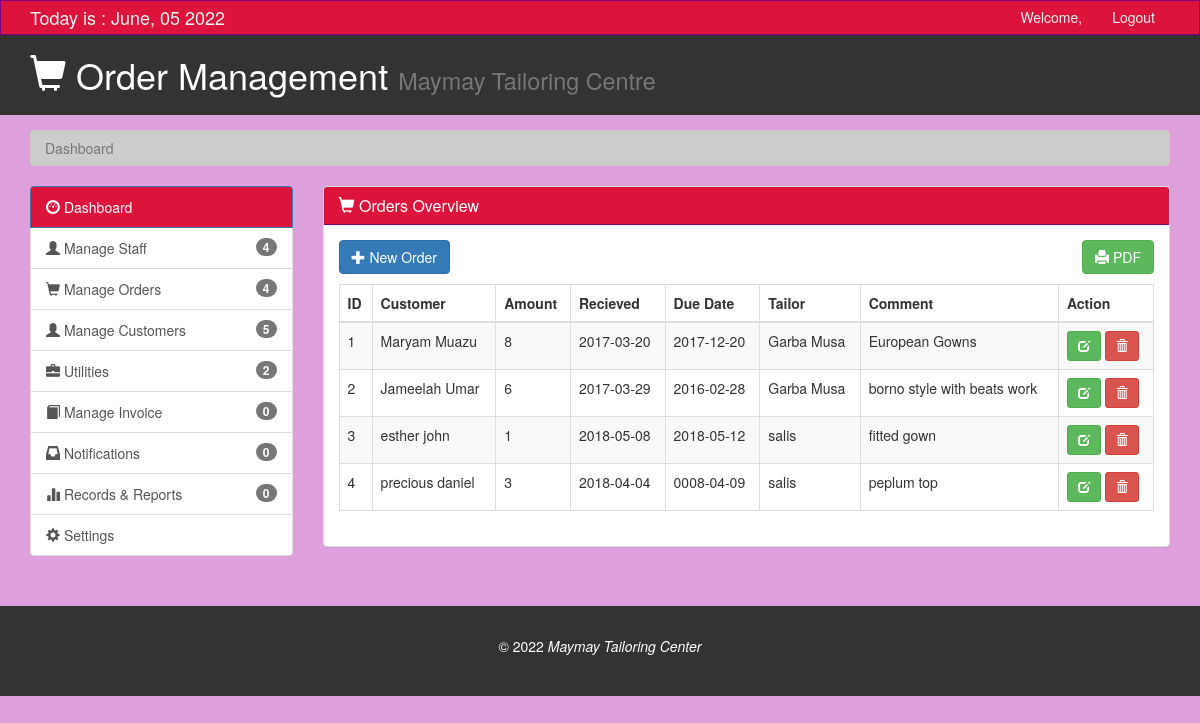
The app's page /customers/orders.php, older data.
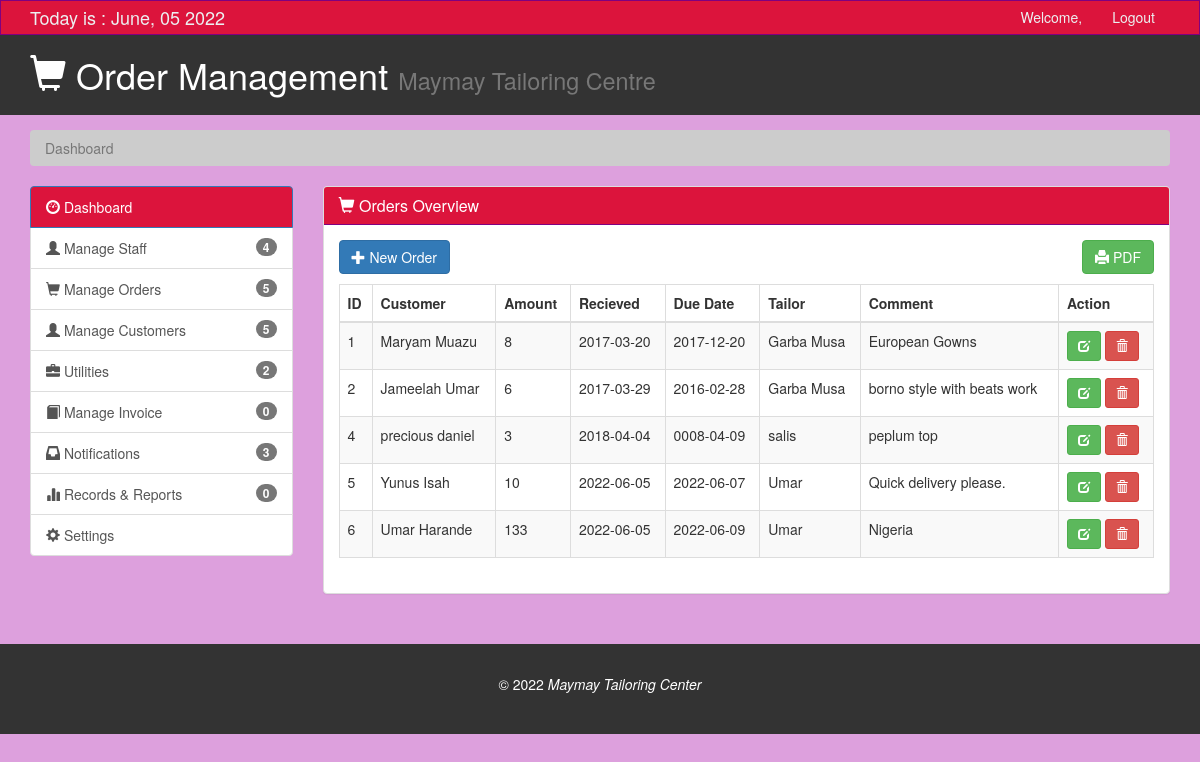
The same page, newer data.
### tables this page shows
CREATE TABLE `orders` (
  `id` int(11) NOT NULL,
  `CustomerName` varchar(100) NOT NULL,
  `NumberOfCloths` varchar(100) NOT NULL,
  `RecievedDate` date NOT NULL,
  `DueDate` date NOT NULL,
  `AssignedTailor` varchar(100) NOT NULL,
  `Comment` varchar(100) NOT NULL
);

### customers/orders.php (the view, shortened to what the changed rows need)
<?php
include "../functions.php";
?>
<!DOCTYPE html>
<html lang="en">
  <head>
    <link href="css/bootstrap.min.css" rel="stylesheet">
    <link href="css/style.css" rel="stylesheet">
  </head>
  <body>
    <header id="header">
      <div class="container">
        <div class="row">
          <div class="col-md-10">
            <h1><span class="glyphicon glyphicon-shopping-cart" aria-hidden="true"></span> Order Management <small>Maymay Tailoring Centre</small></h1>
          </div>
        </div>
      </div>
    </header>
    <section id="main">
      <div class="container">
        <div class="row">
          <div class="col-md-3">
            <div class="list-group">
              <a href="orders.php" class="list-group-item"><span class="glyphicon glyphicon-shopping-cart" aria-hidden="true"></span> Manage Orders <span class="badge"><?php  $sql="SELECT * FROM orders"; $result=mysqli_query($db,$sql) or die("error getting data");
            $num_rows=mysqli_num_rows($result); echo "$num_rows";?></span></a>
              <a href="notifications.php" class="list-group-item"><span class="glyphicon glyphicon-inbox" aria-hidden="true"></span> Notifications <span class="badge"><?php  $sql="SELECT * FROM notifications"; $result=mysqli_query($db,$sql) or die("error getting data");
            $num_rows=mysqli_num_rows($result); echo "$num_rows";?></span></a>
            </div>
           </div>
          <div class="col-md-9">
            <div class="panel panel-default">
              <div class="panel-body">
                <table class="table table-striped table-bordered" id="myTable">
                  <thead>
                    <tr>
                      <th>ID</th>
                      <th>Customer</th>
                      <th>Amount</th>
                      <th>Recieved</th>
                      <th>Due Date</th>
                      <th>Tailor</th>
                      <th>Comment</th>
                      <th>Action</th>
                    </tr>
                  </thead>
                  <tbody>
                <?php
              include_once('../functions.php');
              $sql = "SELECT * FROM orders";
              $query = $db->query($sql);
              while($row = $query->fetch_assoc()){
                echo
                "<tr>
                  <td>".$row['id']."</td>
                  <td>".$row['CustomerName']."</td>
                  <td>".$row['NumberOfCloths']."</td>
                  <td>".$row['RecievedDate']."</td>
                  <td>".$row['DueDate']."</td>
                  <td>".$row['AssignedTailor']."</td>
                  <td>".$row['Comment']."</td>
                  <td>
                    <a href='#edit_".$row['id']."' class='btn btn-success btn-sm' data-toggle='modal'> <span class='glyphicon glyphicon-edit'></span></a>
                    <a href='#delete_".$row['id']."' class='btn btn-danger btn-sm' data-toggle='modal'><span class='glyphicon glyphicon-trash'></span></a>
                  </td>
                </tr>";
              }?>
            </table>
              </div>
              </div>
          </div>
        </div>
      </div>
    </section>
  </body>
</html>

Row changes from the older to the newer data that the page shows:
removed orders: id "3", CustomerName "esther john", NumberOfCloths "1", RecievedDate "2018-05-08", DueDate "2018-05-12", AssignedTailor "salis", Comment "fitted gown"
added orders: id "5", CustomerName "Yunus Isah", NumberOfCloths "10", RecievedDate "2022-06-05", DueDate "2022-06-07", AssignedTailor "Umar", Comment "Quick delivery please."
added orders: id "6", CustomerName "Umar Harande", NumberOfCloths "133", RecievedDate "2022-06-05", DueDate "2022-06-09", AssignedTailor "Umar", Comment "Nigeria"
Text that changed along with them:
$num_rows: "4" → "5"
$num_rows: "0" → "3"
